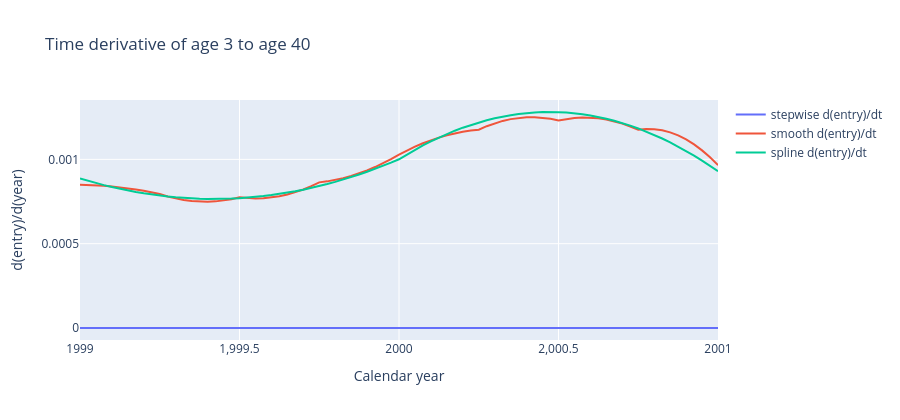

This figure's notebook cell:
### Markdown cell above
## Time derivative

Between integers the stepwise derivative is zero: the index does not depend on the fractional year. The plotted entry itself jumps at 2000, and that jump is the baseline's. Both curved variants remove it, and their left- and right-hand derivatives agree at the knot.

That is not a cosmetic property. A Dopri5 step that straddles 1 January is evaluated over six stages against a field that changed underneath it, the error estimate rejects it, and the controller shrinks and tries again. At `rtol = 1e-9` the baseline rejects 4 195 of 8 986 steps. [The runtime notebook](04-MixingRuntime.ipynb) measures what removing the jump is worth.

The timing under the figure is `jax.grad` of one matrix entry against a forward evaluation, both after warmup. The stepwise reverse pass does not enter the eigenproblem, because the time cotangent is zero; it is cheaper than the forward pass. The smooth reverse pass does enter it. The spline reverse pass has no eigenproblem to enter: normalisation happened once, at the draw.

### Code cell
window = np.linspace(1999.0, 2001.0, 81)
grad_step = jax.jit(jax.grad(lambda time: stepwise.matrix(time, bg, a, pc)[row, col]))
grad_smooth = jax.jit(jax.grad(lambda time: smooth.matrix(time, bg, a, pc)[row, col]))
grad_spline = jax.jit(jax.grad(lambda time: spline.matrix(time)[row, col]))
for fn in (grad_step, grad_smooth, grad_spline):
    jax.block_until_ready(fn(2000.2))

step_slope = np.array([float(grad_step(float(time))) for time in window])
smooth_slope = np.array([float(grad_smooth(float(time))) for time in window])
spline_slope = np.array([float(grad_spline(float(time))) for time in window])

eps = 1e-4
knot = 2000.0
smooth_jump = float(grad_smooth(knot + eps) - grad_smooth(knot - eps))
spline_jump = float(grad_spline(knot + eps) - grad_spline(knot - eps))
step_value_jump = float(step_at(knot)[row, col] - step_at(knot - 1e-6)[row, col])
print(f"smooth derivative jump at {knot:.0f}: {smooth_jump:.3e}")
print(f"spline derivative jump at {knot:.0f}: {spline_jump:.3e}")
print(f"stepwise value jump at {knot:.0f}: {step_value_jump:.3e}")
print(f"max |stepwise slope| in the window: {np.max(np.abs(step_slope)):.3e}")
print(f"max |smooth slope| in the window: {np.max(np.abs(smooth_slope)):.3e}")
print(f"max |spline slope| in the window: {np.max(np.abs(spline_slope)):.3e}")

fig = go.Figure()
fig.add_trace(go.Scatter(x=window, y=step_slope, name="stepwise d(entry)/dt", mode="lines"))
fig.add_trace(go.Scatter(x=window, y=smooth_slope, name="smooth d(entry)/dt", mode="lines"))
fig.add_trace(go.Scatter(x=window, y=spline_slope, name="spline d(entry)/dt", mode="lines"))
fig.update_layout(
    title=f"Time derivative of {entry_name}",
    xaxis_title="Calendar year",
    yaxis_title="d(entry)/d(year)",
    height=420,
)
fig.show()

forward_us = microseconds(jax.jit(lambda time: smooth.matrix(time, bg, a, pc)[row, col]))
reverse_us = microseconds(grad_smooth)
step_forward_us = microseconds(jax.jit(lambda time: stepwise.matrix(time, bg, a, pc)[row, col]))
step_reverse_us = microseconds(grad_step)
print(f"smooth forward {forward_us:.1f} µs, grad {reverse_us:.1f} µs, ratio {reverse_us / forward_us:.2f}")
print(
    f"stepwise forward {step_forward_us:.1f} µs, grad {step_reverse_us:.1f} µs, "
    f"ratio {step_reverse_us / step_forward_us:.2f}"
)
spline_forward_us = microseconds(jax.jit(lambda time: spline.matrix(time)[row, col]))
spline_reverse_us = microseconds(grad_spline)
print(
    f"spline forward {spline_forward_us:.1f} µs, grad {spline_reverse_us:.1f} µs, "
    f"ratio {spline_reverse_us / spline_forward_us:.2f}"
)

### Figure 1 — Plotly figure (JSON) as saved in the notebook; plotly's stock layout.template omitted (floating-point values rounded to 4 significant figures)
{"data": [{"mode": "lines", "name": "stepwise d(entry)/dt", "type": "scatter", "x": [1999.0, 1999.0, 1999.0, 1999.0, 1999.0, 1999.0, 1999.0, 1999.0, 1999.0, 1999.0, 1999.0, 1999.0, 1999.0, 1999.0, 1999.0, 1999.0, 1999.0, 1999.0, 1999.0, 1999.0, 2000.0, 2000.0, 2000.0, 2000.0, 2000.0, 2000.0, 2000.0, 2000.0, 2000.0, 2000.0, 2000.0, 2000.0, 2000.0, 2000.0, 2000.0, 2000.0, 2000.0, 2000.0, 2000.0, 2000.0, 2000.0, 2000.0, 2000.0, 2000.0, 2000.0, 2000.0, 2000.0, 2000.0, 2000.0, 2000.0, 2000.0, 2000.0, 2000.0, 2000.0, 2000.0, 2000.0, 2000.0, 2000.0, 2000.0, 2000.0, 2000.0, 2001.0, 2001.0, 2001.0, 2001.0, 2001.0, 2001.0, 2001.0, 2001.0, 2001.0, 2001.0, 2001.0, 2001.0, 2001.0, 2001.0, 2001.0, 2001.0, 2001.0, 2001.0, 2001.0, 2001.0], "y": [0.0, 0.0, 0.0, 0.0, 0.0, 0.0, 0.0, 0.0, 0.0, 0.0, 0.0, 0.0, 0.0, 0.0, 0.0, 0.0, 0.0, 0.0, 0.0, 0.0, 0.0, 0.0, 0.0, 0.0, 0.0, 0.0, 0.0, 0.0, 0.0, 0.0, 0.0, 0.0, 0.0, 0.0, 0.0, 0.0, 0.0, 0.0, 0.0, 0.0, 0.0, 0.0, 0.0, 0.0, 0.0, 0.0, 0.0, 0.0, 0.0, 0.0, 0.0, 0.0, 0.0, 0.0, 0.0, 0.0, 0.0, 0.0, 0.0, 0.0, 0.0, 0.0, 0.0, 0.0, 0.0, 0.0, 0.0, 0.0, 0.0, 0.0, 0.0, 0.0, 0.0, 0.0, 0.0, 0.0, 0.0, 0.0, 0.0, 0.0, 0.0]}, {"mode": "lines", "name": "smooth d(entry)/dt", "type": "scatter", "x": [1999.0, 1999.0, 1999.0, 1999.0, 1999.0, 1999.0, 1999.0, 1999.0, 1999.0, 1999.0, 1999.0, 1999.0, 1999.0, 1999.0, 1999.0, 1999.0, 1999.0, 1999.0, 1999.0, 1999.0, 2000.0, 2000.0, 2000.0, 2000.0, 2000.0, 2000.0, 2000.0, 2000.0, 2000.0, 2000.0, 2000.0, 2000.0, 2000.0, 2000.0, 2000.0, 2000.0, 2000.0, 2000.0, 2000.0, 2000.0, 2000.0, 2000.0, 2000.0, 2000.0, 2000.0, 2000.0, 2000.0, 2000.0, 2000.0, 2000.0, 2000.0, 2000.0, 2000.0, 2000.0, 2000.0, 2000.0, 2000.0, 2000.0, 2000.0, 2000.0, 2000.0, 2001.0, 2001.0, 2001.0, 2001.0, 2001.0, 2001.0, 2001.0, 2001.0, 2001.0, 2001.0, 2001.0, 2001.0, 2001.0, 2001.0, 2001.0, 2001.0, 2001.0, 2001.0, 2001.0, 2001.0], "y": [0.0008494, 0.0008483, 0.0008463, 0.0008432, 0.0008392, 0.0008342, 0.0008282, 0.0008213, 0.0008133, 0.0008044, 0.0007945, 0.00078, 0.0007682, 0.0007592, 0.0007529, 0.0007494, 0.0007487, 0.0007509, 0.0007559, 0.0007638, 0.0007747, 0.00077, 0.0007684, 0.0007697, 0.0007739, 0.0007812, 0.0007916, 0.000805, 0.0008214, 0.000841, 0.0008636, 0.0008696, 0.0008779, 0.0008885, 0.0009015, 0.0009168, 0.0009345, 0.0009545, 0.0009769, 0.001002, 0.001029, 0.001053, 0.001075, 0.001095, 0.001113, 0.001129, 0.001143, 0.001154, 0.001164, 0.001171, 0.001176, 0.001197, 0.001214, 0.001228, 0.001239, 0.001246, 0.001249, 0.00125, 0.001247, 0.001241, 0.001231, 0.00124, 0.001246, 0.001248, 0.001247, 0.001243, 0.001236, 0.001226, 0.001212, 0.001195, 0.001175, 0.00118, 0.001179, 0.001172, 0.00116, 0.001142, 0.001118, 0.001089, 0.001053, 0.001012, 0.0009657]}, {"mode": "lines", "name": "spline d(entry)/dt", "type": "scatter", "x": [1999.0, 1999.0, 1999.0, 1999.0, 1999.0, 1999.0, 1999.0, 1999.0, 1999.0, 1999.0, 1999.0, 1999.0, 1999.0, 1999.0, 1999.0, 1999.0, 1999.0, 1999.0, 1999.0, 1999.0, 2000.0, 2000.0, 2000.0, 2000.0, 2000.0, 2000.0, 2000.0, 2000.0, 2000.0, 2000.0, 2000.0, 2000.0, 2000.0, 2000.0, 2000.0, 2000.0, 2000.0, 2000.0, 2000.0, 2000.0, 2000.0, 2000.0, 2000.0, 2000.0, 2000.0, 2000.0, 2000.0, 2000.0, 2000.0, 2000.0, 2000.0, 2000.0, 2000.0, 2000.0, 2000.0, 2000.0, 2000.0, 2000.0, 2000.0, 2000.0, 2000.0, 2001.0, 2001.0, 2001.0, 2001.0, 2001.0, 2001.0, 2001.0, 2001.0, 2001.0, 2001.0, 2001.0, 2001.0, 2001.0, 2001.0, 2001.0, 2001.0, 2001.0, 2001.0, 2001.0, 2001.0], "y": [0.0008871, 0.000873, 0.0008598, 0.0008474, 0.0008359, 0.0008253, 0.0008156, 0.0008067, 0.0007987, 0.0007915, 0.0007852, 0.0007798, 0.0007752, 0.0007715, 0.0007687, 0.0007667, 0.0007657, 0.0007654, 0.0007661, 0.0007676, 0.00077, 0.0007732, 0.0007774, 0.0007824, 0.0007882, 0.0007949, 0.0008026, 0.000811, 0.0008204, 0.0008306, 0.0008417, 0.0008536, 0.0008665, 0.0008802, 0.0008948, 0.0009102, 0.0009265, 0.0009438, 0.0009618, 0.0009808, 0.001001, 0.00103, 0.001057, 0.001083, 0.001107, 0.001129, 0.001151, 0.00117, 0.001188, 0.001204, 0.001219, 0.001232, 0.001244, 0.001254, 0.001262, 0.001269, 0.001274, 0.001278, 0.00128, 0.001281, 0.00128, 0.001277, 0.001273, 0.001267, 0.00126, 0.001251, 0.001241, 0.001229, 0.001215, 0.0012, 0.001183, 0.001165, 0.001145, 0.001124, 0.001101, 0.001076, 0.00105, 0.001022, 0.0009929, 0.000962, 0.0009295]}], "layout": {"height": 420, "title": {"text": "Time derivative of age 3 to age 40"}, "xaxis": {"title": {"text": "Calendar year"}}, "yaxis": {"title": {"text": "d(entry)/d(year)"}}}}
